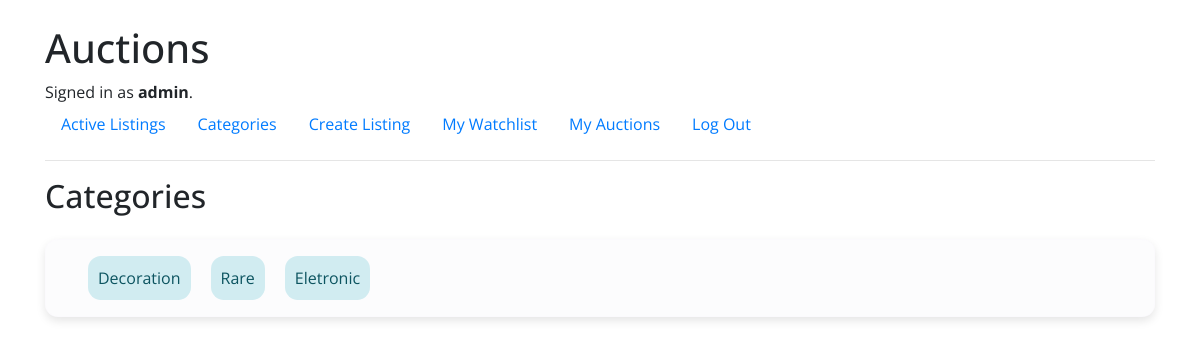
The page /categories (signed in) on the database its author committed.
### auctions/models.py (models this page shows, shortened)
class User(AbstractUser):
   pass

class Auction(models.Model):
    id = models.AutoField(primary_key=True)
    name = models.CharField(max_length=60)
    date_time = models.DateTimeField(datetime.now())
    description = models.CharField(max_length=200)
    image_url = models.CharField(max_length=200, blank=True)
    init_bid = models.FloatField()
    price = models.FloatField(default=0)
    user = models.ForeignKey(User, on_delete=models.CASCADE, default=False)
    active = models.BooleanField(default=True)
    category = models.CharField(max_length=60, blank=True)

### auctions/views.py (the view)
# urls.py: path("categories", views.categories, name="categories"),
def categories(request):
    categories = []
    auctions = Auction.objects.all()
    for auction in auctions:
        if auction.active == True:
            if auction.category != "":
                categories.append(auction.category)
    categories = set(categories)
    auctions_filtered = []
    if request.method == "POST":
        active_category = request.POST['category']
        auctions_filtered = Auction.objects.filter(category= active_category)
        auctions_filtered = set(auctions_filtered)
        return render(request, "auctions/categories.html", {
            "categories": categories, "auctions": auctions_filtered, "act": active_category
        })
    else:
        return render(request, "auctions/categories.html", {
            "categories": categories
        })

### auctions/templates/auctions/categories.html (shortened to what this page needs)
{% extends "auctions/layout.html" %}
{% block body %}
    <h2>Categories</h2>
    <div class="flex flex-row div-box" style="justify-content: left">
        {% for category in categories %}
        <div class="flex flex-row">
            <form class="flex flex-row" action="" method="post">
                <button class="category-div alert alert-info">{{category}}</button>
            </form>
        </div>
        {% endfor %}
    </div>
{% endblock %}

### auctions/templates/auctions/layout.html (shortened to what this page needs)
{% load static %}
<!DOCTYPE html>
<html lang="en">
    <head>
        <link rel="stylesheet" href="https://stackpath.bootstrapcdn.com/bootstrap/4.4.1/css/bootstrap.min.css">
        <link href="{% static 'auctions/css/styles.css' %}" rel="stylesheet">
    </head>
    <body>
        <div class="container">
            <h1>Auctions</h1>
            <div>
                {% if user.is_authenticated %}
                    Signed in as <strong>{{ user.username }}</strong>.
                {% else %}
                    Not signed in.
                {% endif %}
            </div>
            <ul class="nav">
                <li class="nav-item">
                    <a class="nav-link" href="{% url 'index' %}">Active Listings</a>
                </li>
                <li class="nav-item">
                    <a class="nav-link" href="{% url 'categories' %}">Categories</a>
                </li>
                <li class="nav-item">
                    <a class="nav-link" href="{% url 'createlisting' %}">Create Listing</a>
                </li>
                {% if user.is_authenticated %}
                    <li class="nav-item">
                        <a class="nav-link" href="{% url 'watchlist' %}">My Watchlist</a>
                    </li>
                    <li class="nav-item">
                        <a class="nav-link" href="{% url 'myauctions' %}">My Auctions</a>
                    </li>
                    <li class="nav-item">
                        <a class="nav-link" href="{% url 'logout' %}">Log Out</a>
                    </li>
                {% endif %}
            </ul>
            <hr>
            {% block body %}
            {% endblock %}
        </div>
    </body>
</html>

### auctions/static/auctions/css/styles.css (style rules this page uses)
body { margin: 0; background-image: url("../images/mesh-699.png"); background-repeat: no-repeat; background-attachment: fixed; background-position: center; padding-top: 1.5rem; font-family: 'Open Sans', sans-serif; }
.flex { display: flex; flex-wrap: wrap; }
.flex-row { flex-direction: row; align-items: center; }
.div-box { justify-content: space-between; margin: 1.5rem 0rem; padding: 1rem 2rem; background: rgba(185, 196, 207, 0.05); border-radius: 13px; box-shadow: 0 4px 10px rgba(0, 0, 0, 0.1); backdrop-filter: blur(3px); -webkit-backdrop-filter: blur(3px); border: 1px solid rgba(237, 230, 255, 0.08); }
.category-div { padding: 10px; margin: 0px 10px ; border-radius: 13px; border: none; }

### rows shown on the page
User: username "admin"
Auction: categories "Decoration"
Auction: categories "Rare"
Auction: categories "Eletronic"
